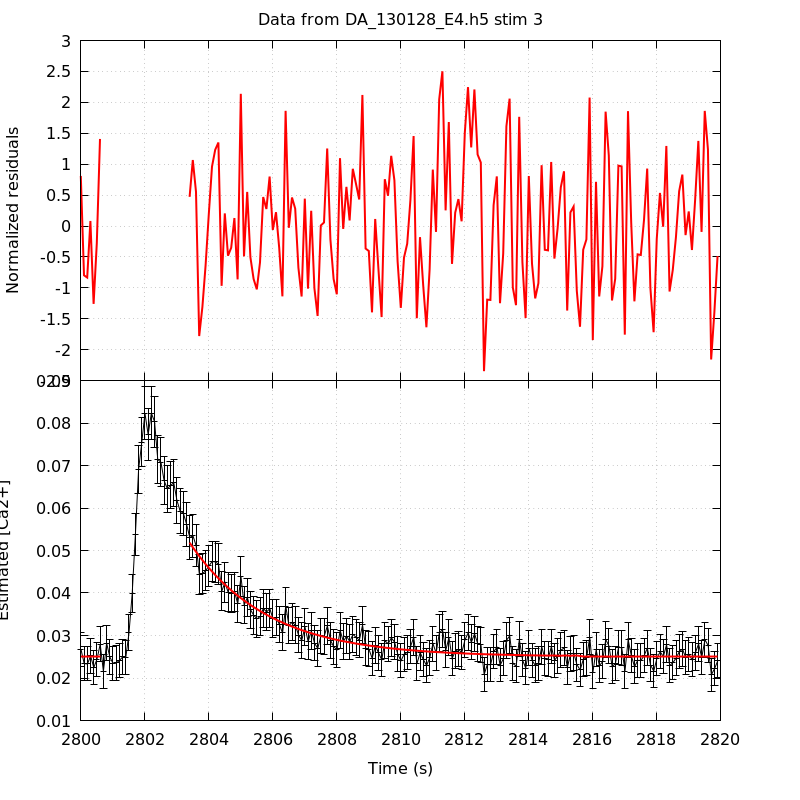

This chart was generated by the following gnuplot code:
unset key
set grid
set multiplot title 'Data from DA_130128_E4.h5 stim 3' noenhanced layout 2,1 margins 0.1,0.9,0.1,0.95 spacing 0,0
set ylabel 'Normalized residuals'
set xtics format ''
plot 'DA_130128_E4_aba_RatioFit_s3' using 1:4 with lines linecolor rgb 'red' linewidth 2
set format x '%g'
set xlabel 'Time (s)'
set ylabel 'Estimated [Ca2+]'
plot 'DA_130128_E4_aba_CaRatio_s3' using 1:2:($3*1.96) with yerrorlines \
     linecolor rgb 'black' linewidth 1,                \
     'DA_130128_E4_aba_RatioFit_s3' using 1:3 with lines linecolor rgb 'red'\
     linewidth 2
unset multiplot
